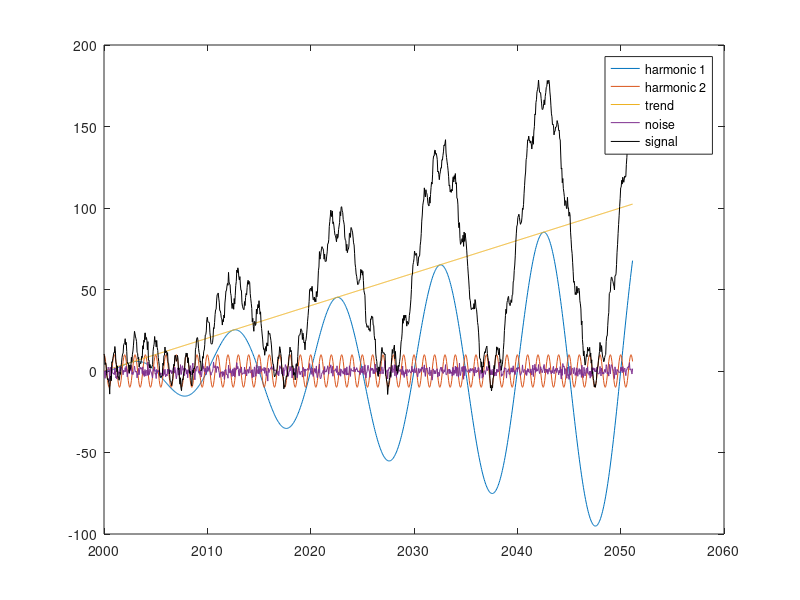

This figure's MATLAB source: (Note: this script raises an error after producing the figure.)
% program is written 27.01.2009 by L.V. Zotov
clear;

N_signal=1024;
% generating two-sin signal
garm=zeros(1,N_signal);
ar=zeros(1,N_signal);
dates=zeros(1,N_signal);

dt=0.05
P1=10/dt;
P2=1/dt;
for (k=1:1:N_signal)
    garm1(k)=0.1*k*sin(2*pi/P1*(k-1));
    garm2(k)=10*cos(2*pi/P2*(k-1));
    trend(k)=0.1*k;
    dates(k)=2000+dt*(k-1);
end;

plot(garm);

% ARMA process generating
noise=2*randn(1,N_signal);

%making a sum
signal=garm1+garm2+trend+noise;

plot(dates,garm1,dates,garm2,dates,trend,dates,noise,dates,signal,'black');
legend('harmonic 1', 'harmonic 2','trend','noise','signal')

pathout='D:\GitHub\hse-labs\ZotovLab1\';
addpath('D:\GitHub\hse-labs\ZotovLab1');

[ spectr, freq] = spect_fftn(dates,signal);

plot(freq', abs(spectr)')   
title('amplitude spectrum - module of Fourier-transformation ')
xlabel('frequency, cycles per year')

cwt(signal,years(dt),'amor');

 L=300;
 N_loc=1;
 N_ev=7;
 coef=1;
 dir_add='S_'
 p_group=[1 0;2 3 ;4 5]
 Mssa(dates, signal, N_loc,N_signal,L, N_ev,coef,dir_add,pathout,p_group)
 